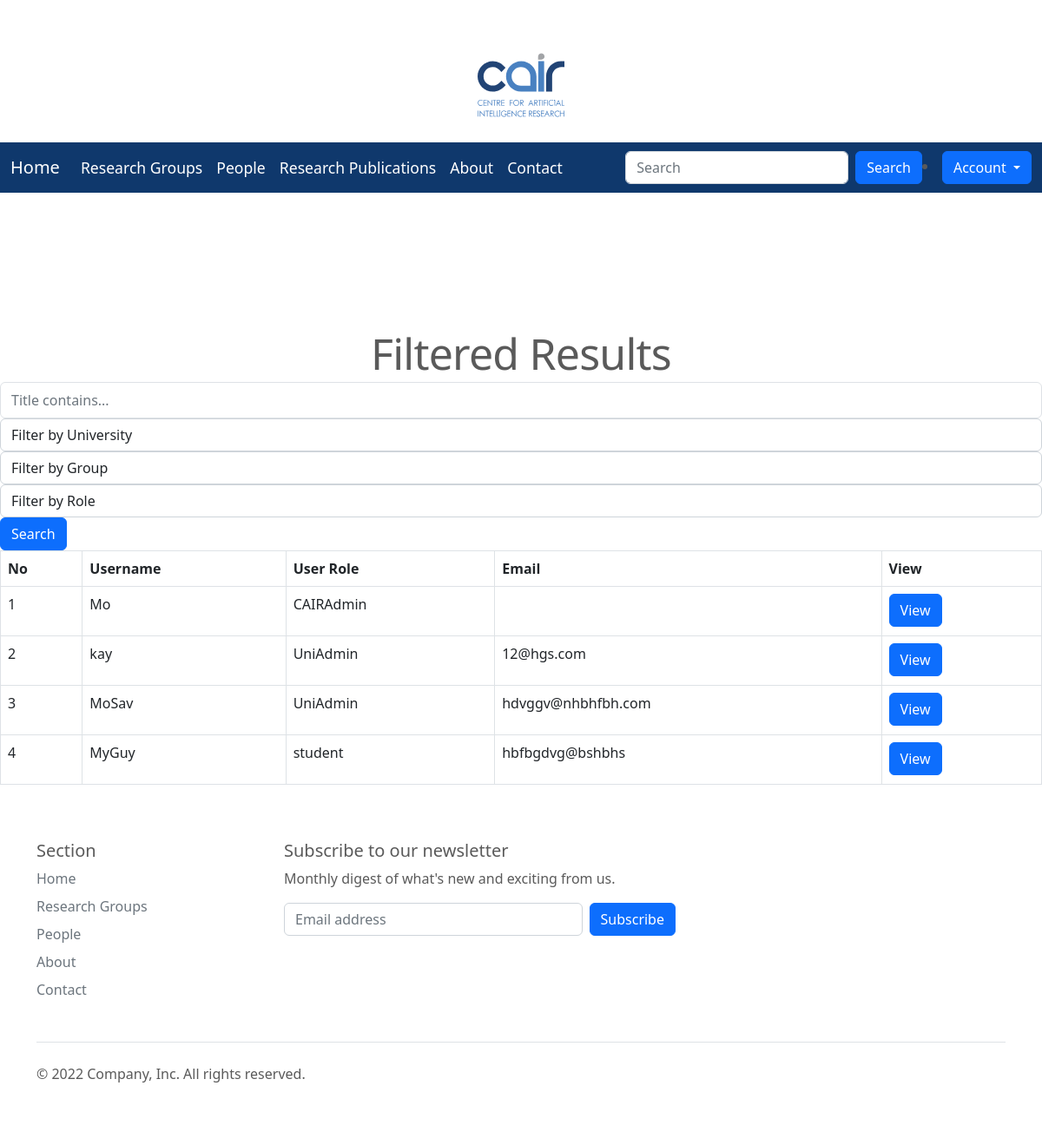
The page /searchPeopleResult/ on the database as committed earlier.
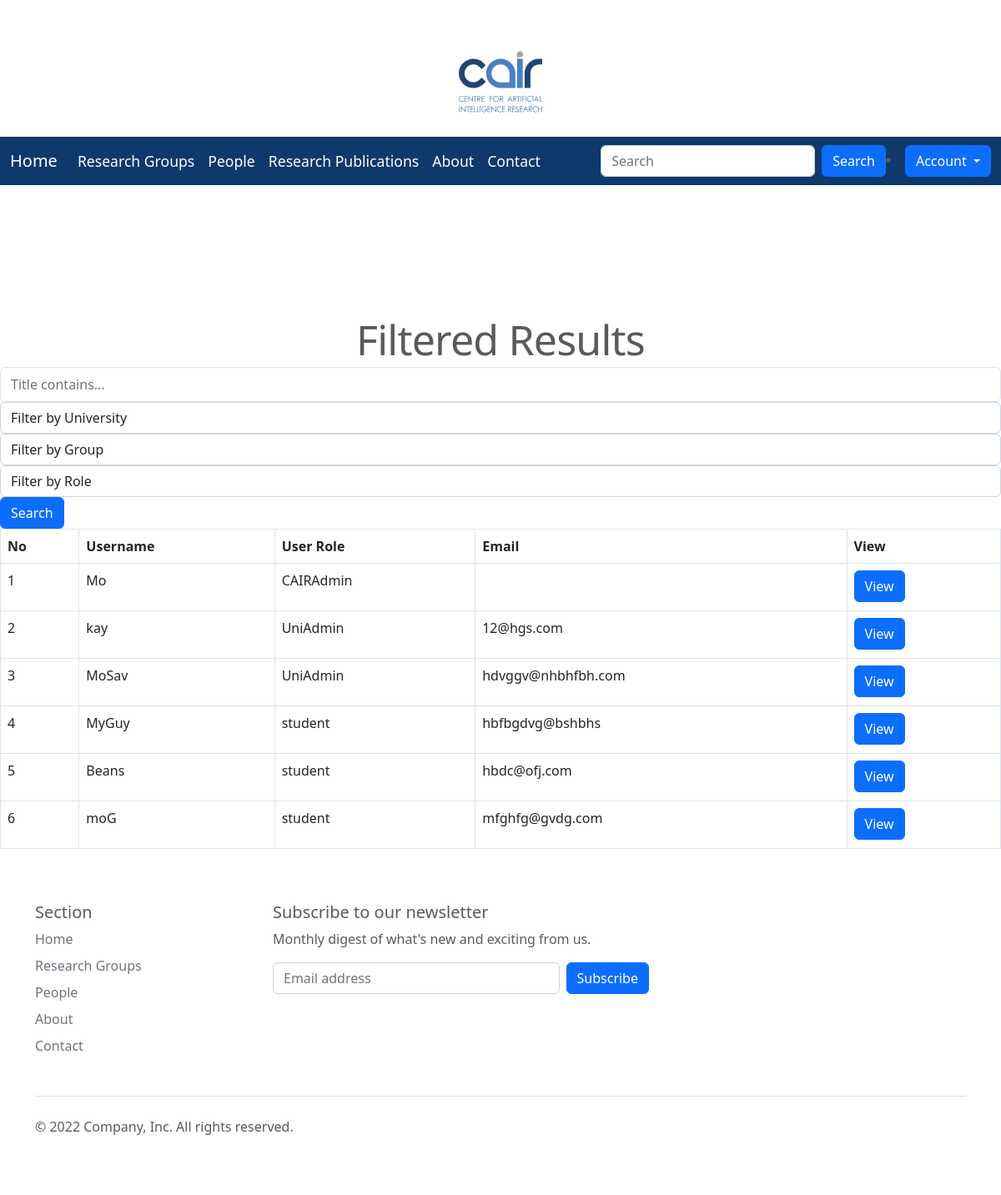
The same page on the database as committed later.
### researchapp/models.py (models this page shows, shortened)
class User(AbstractUser):
    role = models.ForeignKey(Role, on_delete=models.CASCADE, default=None,blank=True , null=TRUE)
    university = models.ForeignKey(University, on_delete=models.CASCADE, default=None,blank=True , null=TRUE)
    group = models.ForeignKey(Group, on_delete=models.CASCADE, default=None,blank=True , null=TRUE)
    bio = models.CharField(max_length=100, blank=True , null=TRUE)
    student_role = models.ForeignKey(StudentRole, on_delete=models.CASCADE, default=None,blank=True , null=TRUE)
    image = models.ImageField(upload_to = 'images/profilePic',blank=True , null=TRUE)

class Role(models.Model):
    RoleType = models.CharField(max_length=100)
    def __str__(self):
        return self.RoleType

### researchapp/views.py (the view)
# urls.py: path('searchPeopleResult/', views.searchPeopleResult, name = 'searchPeopleResult'),
def searchPeopleResult(request):
    a=""
    b=""
    c=""
    d=""
    if ('UniCat' in request.GET):
        a=request.GET['UniCat']
    if ('GroupCat' in request.GET):
        b=request.GET['GroupCat']
    if ('RoleCat' in request.GET):
        c=request.GET['RoleCat']
    if ('query' in request.GET):
        d = request.GET['query']
    context ={
            'users':filter_by_category(request,filter_by_nameAll(request)),
            'groups': Group.objects.all(),
            'UniCategory': University.objects.all(),
                'selectedUni':a,
                'selectedRole': c,
                'selectedGroup': b,
                'searchName': d,
                'Roles': Role.objects.all(),
    }
    return render(request, 'PeopleSearchResults.html', context)

### researchapp/views.py (called while the page is built)
def filter_by_nameAll(request):
    query_string = ''
    if ('query' in request.GET) and request.GET['query']!="":
        query_string = request.GET['query']
        entry_query = get_query(query_string, ['first_name', 'last_name', 'university__name'])
        return User.objects.all().filter(entry_query)
    else:
        return User.objects.all()

def filter_by_category(request, user_list):
    if ('UniCat' in request.GET):
        if request.GET['UniCat']!="":
            user_list=user_list.filter(university__name__icontains=request.GET['UniCat'])
    if ('GroupCat' in request.GET):
        if request.GET['GroupCat']!="":
            user_list=user_list.filter(group__name__icontains=request.GET['GroupCat'])
    if ('RoleCat' in request.GET):
        if request.GET['RoleCat']!="":
            user_list=user_list.filter(role__RoleType__icontains=request.GET['RoleCat'])
    return user_list

### researchapp/templates/PeopleSearchResults.html (shortened to what this page needs)
{% extends 'base.html' %}
{% load static %}
{% block style %}
    <link rel="stylesheet" href="{% static 'css/style1.css' %}">
    <link href="https://cdn.jsdelivr.net/npm/bootstrap@5.2.0/dist/css/bootstrap.min.css"
    rel="stylesheet">
    <link href='https://cdnjs.cloudflare.com/ajax/libs/font-awesome/4.0.3/css/font-awesome.css' rel='stylesheet'>
    <body oncontextmenu='return false' class='snippet-body'>
{% endblock %}
{% block body%}
<br>
<br>
  <h2 class="featurette-heading fw-normal lh-1" style="text-align:center;" >Filtered Results</h2>
<form method="GET" action="{% url 'searchPeopleResult' %}">
                     <input class="form-control py-2 border-right-0 border" type="search" name="query" placeholder="Title contains..."{% if searchName == "" %} value="" {% else %}"{{searchName}}" value = "{{searchName}}"{% endif %}  />
                     <select id="category" class="form-control "name="UniCat" >
    			<option {% if selectedUni == '' %} selected{% endif %} value =""> Filter by University</option>
    </select>
      <select id="category" class="form-control "name="GroupCat">
    			<option {% if selectedGroup == '' %} selected{% endif %} value =""> Filter by Group</option>
    </select>
    	   <select id="category" class="form-control "name="RoleCat">
    			<option {% if selectedRole == '' %} selected{% endif %} value="" > Filter by Role</option>
    </select>
                     <button type="submit" class="btn btn-primary">Search</button>
                     </form>
                    <div class="table-responsive">
                        <table class="table table-bordered" id="dataTable" width="100%" cellspacing="0">
                            <thead>
                            <tr>
                                <th>No</th>
                                <th>Username</th>
                                <th>User Role</th>
                                <th>Email</th>
                                <th>View</th>
                            </tr>
                            </thead>
                            <tbody>
                        {% if users %}
                            {% for user in users %}
                                <tr>
                                    <td>{{ forloop.counter }}</td>
                                    <td>{{ user.username }}</td>
                                    <td>{% if user.is_publisher == True %}
                                      <p>Publisher</p>
                                    {% elif user.is_admin == True %}
                                      <p>Admin</p>
                                    {% else %}
                                    <p>{{user.role}}</p>
                                      {% endif %}
                                    </td>
                                    <td>{{ user.email }}</td>
                                    <td>
                <a href="{% url 'avprofile' user.pk %}"><button type="button" class="btn btn-primary"> View</button></a>
                 </td>
                            {% endfor %}
                        {% endif %}
                            </tbody>
                        </table>
                    </div>
{% endblock %}

Rows that differ between the two databases and show on the page:
added User: username "Beans", role "student", email "hbdc@ofj.com"
added User: username "moG", role "student", email "mfghfg@gvdg.com"
